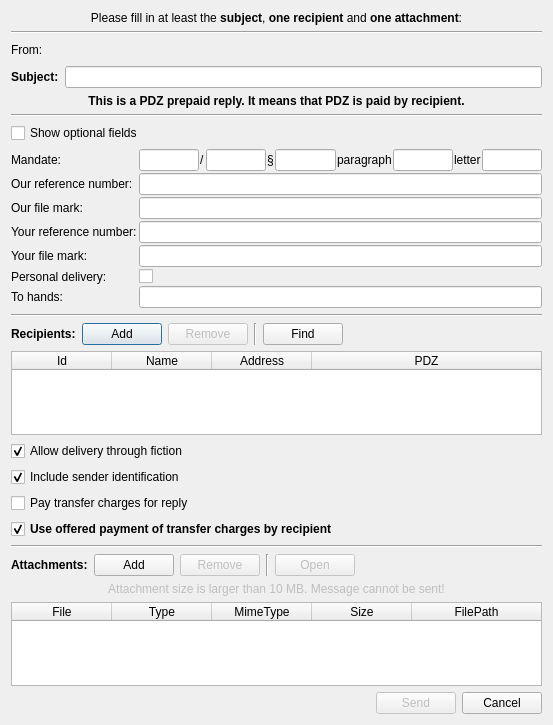
<?xml version="1.0" encoding="UTF-8"?>
<ui version="4.0">
 <class>SendMessage</class>
 <widget class="QDialog" name="SendMessage">
  <property name="geometry">
   <rect>
    <x>0</x>
    <y>0</y>
    <width>553</width>
    <height>725</height>
   </rect>
  </property>
  <property name="font">
   <font>
    <weight>50</weight>
    <bold>false</bold>
   </font>
  </property>
  <property name="windowTitle">
   <string>Create and send message</string>
  </property>
  <property name="windowIcon">
   <iconset resource="../../../res/resources.qrc">
    <normaloff>:/icons/48x48/datovka-message-reply.png</normaloff>:/icons/48x48/datovka-message-reply.png</iconset>
  </property>
  <layout class="QVBoxLayout" name="verticalLayout">
   <item>
    <widget class="QLabel" name="infoText">
     <property name="font">
      <font>
       <weight>50</weight>
       <bold>false</bold>
      </font>
     </property>
     <property name="layoutDirection">
      <enum>Qt::LeftToRight</enum>
     </property>
     <property name="text">
      <string>Please fill in at least the &lt;b&gt;subject&lt;/b&gt;, &lt;b&gt;one recipient&lt;/b&gt; and &lt;b&gt;one attachment&lt;/b&gt;:</string>
     </property>
     <property name="alignment">
      <set>Qt::AlignCenter</set>
     </property>
    </widget>
   </item>
   <item>
    <widget class="Line" name="line_4">
     <property name="orientation">
      <enum>Qt::Horizontal</enum>
     </property>
    </widget>
   </item>
   <item>
    <layout class="QHBoxLayout" name="horizontalLayout_1">
     <item>
      <widget class="QLabel" name="fromLabel">
       <property name="font">
        <font>
         <weight>50</weight>
         <bold>false</bold>
        </font>
       </property>
       <property name="text">
        <string>From:</string>
       </property>
      </widget>
     </item>
     <item>
      <widget class="QLabel" name="fromUser">
       <property name="text">
        <string/>
       </property>
      </widget>
     </item>
     <item>
      <spacer name="horizontalSpacer_2">
       <property name="orientation">
        <enum>Qt::Horizontal</enum>
       </property>
       <property name="sizeHint" stdset="0">
        <size>
         <width>40</width>
         <height>20</height>
        </size>
       </property>
      </spacer>
     </item>
    </layout>
   </item>
   <item>
    <layout class="QHBoxLayout" name="horizontalLayout_2">
     <item>
      <widget class="QLabel" name="subjectLabel">
       <property name="font">
        <font>
         <weight>75</weight>
         <bold>true</bold>
        </font>
       </property>
       <property name="text">
        <string>Subject:</string>
       </property>
      </widget>
     </item>
     <item>
      <widget class="QLineEdit" name="subjectText">
       <property name="font">
        <font>
         <weight>50</weight>
         <bold>false</bold>
        </font>
       </property>
       <property name="toolTip">
        <string>Enter subject of the message</string>
       </property>
      </widget>
     </item>
    </layout>
   </item>
   <item>
    <widget class="QLabel" name="replyLabel">
     <property name="enabled">
      <bool>true</bool>
     </property>
     <property name="font">
      <font>
       <weight>75</weight>
       <bold>true</bold>
      </font>
     </property>
     <property name="text">
      <string>This is a PDZ prepaid reply. It means that PDZ is paid by recipient.</string>
     </property>
     <property name="alignment">
      <set>Qt::AlignCenter</set>
     </property>
    </widget>
   </item>
   <item>
    <widget class="Line" name="line_5">
     <property name="orientation">
      <enum>Qt::Horizontal</enum>
     </property>
    </widget>
   </item>
   <item>
    <widget class="QCheckBox" name="optionalFieldCheckBox">
     <property name="text">
      <string>Show optional fields</string>
     </property>
    </widget>
   </item>
   <item>
    <widget class="QWidget" name="OptionalWidget" native="true">
     <property name="enabled">
      <bool>true</bool>
     </property>
     <layout class="QFormLayout" name="formLayout">
      <property name="horizontalSpacing">
       <number>2</number>
      </property>
      <property name="verticalSpacing">
       <number>2</number>
      </property>
      <property name="leftMargin">
       <number>0</number>
      </property>
      <property name="topMargin">
       <number>0</number>
      </property>
      <property name="rightMargin">
       <number>0</number>
      </property>
      <property name="bottomMargin">
       <number>0</number>
      </property>
      <item row="0" column="0">
       <widget class="QLabel" name="label">
        <property name="text">
         <string>Mandate:</string>
        </property>
       </widget>
      </item>
      <item row="0" column="1">
       <layout class="QHBoxLayout" name="horizontalLayout_6">
        <property name="spacing">
         <number>1</number>
        </property>
        <item>
         <widget class="QLineEdit" name="dmLegalTitleLaw"/>
        </item>
        <item>
         <widget class="QLabel" name="label_2">
          <property name="text">
           <string>/</string>
          </property>
         </widget>
        </item>
        <item>
         <widget class="QLineEdit" name="dmLegalTitleYear"/>
        </item>
        <item>
         <widget class="QLabel" name="label_3">
          <property name="text">
           <string>§</string>
          </property>
         </widget>
        </item>
        <item>
         <widget class="QLineEdit" name="dmLegalTitleSect"/>
        </item>
        <item>
         <widget class="QLabel" name="label_4">
          <property name="text">
           <string>paragraph</string>
          </property>
         </widget>
        </item>
        <item>
         <widget class="QLineEdit" name="dmLegalTitlePar"/>
        </item>
        <item>
         <widget class="QLabel" name="label_5">
          <property name="text">
           <string>letter</string>
          </property>
         </widget>
        </item>
        <item>
         <widget class="QLineEdit" name="dmLegalTitlePoint"/>
        </item>
       </layout>
      </item>
      <item row="1" column="0">
       <widget class="QLabel" name="labeldmRecipientRefNumber">
        <property name="text">
         <string>Our reference number:</string>
        </property>
       </widget>
      </item>
      <item row="1" column="1">
       <widget class="QLineEdit" name="dmRecipientRefNumber"/>
      </item>
      <item row="2" column="0">
       <widget class="QLabel" name="label_7">
        <property name="text">
         <string>Our file mark:</string>
        </property>
       </widget>
      </item>
      <item row="2" column="1">
       <widget class="QLineEdit" name="dmRecipientIdent"/>
      </item>
      <item row="3" column="0">
       <widget class="QLabel" name="labeldmSenderRefNumber">
        <property name="text">
         <string>Your reference number:</string>
        </property>
       </widget>
      </item>
      <item row="3" column="1">
       <widget class="QLineEdit" name="dmSenderRefNumber"/>
      </item>
      <item row="4" column="0">
       <widget class="QLabel" name="label_9">
        <property name="text">
         <string>Your file mark:</string>
        </property>
       </widget>
      </item>
      <item row="4" column="1">
       <widget class="QLineEdit" name="dmSenderIdent"/>
      </item>
      <item row="5" column="0">
       <widget class="QLabel" name="label_10">
        <property name="text">
         <string>Personal delivery:</string>
        </property>
       </widget>
      </item>
      <item row="5" column="1">
       <widget class="QCheckBox" name="dmPersonalDelivery">
        <property name="text">
         <string/>
        </property>
       </widget>
      </item>
      <item row="6" column="0">
       <widget class="QLabel" name="label_11">
        <property name="text">
         <string>To hands:</string>
        </property>
       </widget>
      </item>
      <item row="6" column="1">
       <widget class="QLineEdit" name="dmToHands"/>
      </item>
     </layout>
    </widget>
   </item>
   <item>
    <widget class="Line" name="line_2">
     <property name="orientation">
      <enum>Qt::Horizontal</enum>
     </property>
    </widget>
   </item>
   <item>
    <layout class="QHBoxLayout" name="horizontalLayout_3">
     <item>
      <widget class="QLabel" name="recipientLabel">
       <property name="font">
        <font>
         <weight>75</weight>
         <bold>true</bold>
        </font>
       </property>
       <property name="text">
        <string>Recipients:</string>
       </property>
      </widget>
     </item>
     <item>
      <widget class="QPushButton" name="addRecipient">
       <property name="font">
        <font>
         <weight>50</weight>
         <bold>false</bold>
        </font>
       </property>
       <property name="toolTip">
        <string>Add a recipient to the current message</string>
       </property>
       <property name="text">
        <string>Add</string>
       </property>
       <property name="icon">
        <iconset resource="../../../res/resources.qrc">
         <normaloff>:/icons/3party/plus_16.png</normaloff>:/icons/3party/plus_16.png</iconset>
       </property>
      </widget>
     </item>
     <item>
      <widget class="QPushButton" name="removeRecipient">
       <property name="enabled">
        <bool>false</bool>
       </property>
       <property name="font">
        <font>
         <weight>50</weight>
         <bold>false</bold>
        </font>
       </property>
       <property name="toolTip">
        <string>Remove selected recipient from the list</string>
       </property>
       <property name="text">
        <string>Remove</string>
       </property>
       <property name="icon">
        <iconset resource="../../../res/resources.qrc">
         <normaloff>:/icons/3party/delete_16.png</normaloff>:/icons/3party/delete_16.png</iconset>
       </property>
      </widget>
     </item>
     <item>
      <widget class="Line" name="line">
       <property name="orientation">
        <enum>Qt::Vertical</enum>
       </property>
      </widget>
     </item>
     <item>
      <widget class="QPushButton" name="findRecipient">
       <property name="enabled">
        <bool>true</bool>
       </property>
       <property name="toolTip">
        <string>Add recipient from contacts selected from existing messages</string>
       </property>
       <property name="text">
        <string>Find</string>
       </property>
       <property name="icon">
        <iconset resource="../../../res/resources.qrc">
         <normaloff>:/icons/3party/search_16.png</normaloff>:/icons/3party/search_16.png</iconset>
       </property>
      </widget>
     </item>
     <item>
      <spacer name="recipienthorizontalSpacer">
       <property name="orientation">
        <enum>Qt::Horizontal</enum>
       </property>
       <property name="sizeHint" stdset="0">
        <size>
         <width>40</width>
         <height>20</height>
        </size>
       </property>
      </spacer>
     </item>
    </layout>
   </item>
   <item>
    <widget class="QTableWidget" name="recipientTableWidget">
     <property name="selectionBehavior">
      <enum>QAbstractItemView::SelectRows</enum>
     </property>
     <property name="showGrid">
      <bool>false</bool>
     </property>
     <property name="sortingEnabled">
      <bool>true</bool>
     </property>
     <attribute name="horizontalHeaderHighlightSections">
      <bool>false</bool>
     </attribute>
     <attribute name="horizontalHeaderMinimumSectionSize">
      <number>1</number>
     </attribute>
     <attribute name="horizontalHeaderShowSortIndicator" stdset="0">
      <bool>true</bool>
     </attribute>
     <attribute name="horizontalHeaderStretchLastSection">
      <bool>true</bool>
     </attribute>
     <attribute name="verticalHeaderVisible">
      <bool>false</bool>
     </attribute>
     <attribute name="verticalHeaderDefaultSectionSize">
      <number>18</number>
     </attribute>
     <attribute name="verticalHeaderHighlightSections">
      <bool>false</bool>
     </attribute>
     <attribute name="verticalHeaderMinimumSectionSize">
      <number>18</number>
     </attribute>
     <column>
      <property name="text">
       <string>Id</string>
      </property>
      <property name="toolTip">
       <string>Databox ID</string>
      </property>
     </column>
     <column>
      <property name="text">
       <string>Name</string>
      </property>
      <property name="toolTip">
       <string>Full name of recipient
or name of organization</string>
      </property>
     </column>
     <column>
      <property name="text">
       <string>Address</string>
      </property>
      <property name="toolTip">
       <string>Address of recipient</string>
      </property>
     </column>
     <column>
      <property name="text">
       <string>PDZ</string>
      </property>
      <property name="toolTip">
       <string>The message for recipient will be
sent as Poštovní Datová Zpráva</string>
      </property>
     </column>
    </widget>
   </item>
   <item>
    <widget class="QCheckBox" name="dmAllowSubstDelivery">
     <property name="toolTip">
      <string>Even if recipient did not read this message,
message is considered as delivered after 
(currently) 10 days. This is delivery through fiction.</string>
     </property>
     <property name="text">
      <string>Allow delivery through fiction</string>
     </property>
     <property name="checked">
      <bool>true</bool>
     </property>
    </widget>
   </item>
   <item>
    <widget class="QCheckBox" name="dmPublishOwnID">
     <property name="font">
      <font>
       <weight>50</weight>
       <bold>false</bold>
      </font>
     </property>
     <property name="text">
      <string>Include sender identification</string>
     </property>
     <property name="checked">
      <bool>true</bool>
     </property>
    </widget>
   </item>
   <item>
    <widget class="QCheckBox" name="payReply">
     <property name="enabled">
      <bool>true</bool>
     </property>
     <property name="font">
      <font>
       <weight>50</weight>
       <bold>false</bold>
      </font>
     </property>
     <property name="text">
      <string>Pay transfer charges for reply</string>
     </property>
    </widget>
   </item>
   <item>
    <widget class="QCheckBox" name="payRecipient">
     <property name="enabled">
      <bool>true</bool>
     </property>
     <property name="font">
      <font>
       <weight>75</weight>
       <bold>true</bold>
      </font>
     </property>
     <property name="toolTip">
      <string>Use offered payment of transfer charges by recipient</string>
     </property>
     <property name="text">
      <string>Use offered payment of transfer charges by recipient</string>
     </property>
     <property name="checked">
      <bool>true</bool>
     </property>
    </widget>
   </item>
   <item>
    <widget class="Line" name="line_0">
     <property name="orientation">
      <enum>Qt::Horizontal</enum>
     </property>
    </widget>
   </item>
   <item>
    <layout class="QHBoxLayout" name="horizontalLayout_4">
     <item>
      <widget class="QLabel" name="attachmentLabel">
       <property name="font">
        <font>
         <weight>75</weight>
         <bold>true</bold>
        </font>
       </property>
       <property name="text">
        <string>Attachments:</string>
       </property>
      </widget>
     </item>
     <item>
      <widget class="QPushButton" name="addAttachment">
       <property name="font">
        <font>
         <weight>50</weight>
         <bold>false</bold>
        </font>
       </property>
       <property name="toolTip">
        <string>Add a new file to the attachments</string>
       </property>
       <property name="text">
        <string>Add</string>
       </property>
       <property name="icon">
        <iconset resource="../../../res/resources.qrc">
         <normaloff>:/icons/3party/plus_16.png</normaloff>:/icons/3party/plus_16.png</iconset>
       </property>
      </widget>
     </item>
     <item>
      <widget class="QPushButton" name="removeAttachment">
       <property name="enabled">
        <bool>false</bool>
       </property>
       <property name="font">
        <font>
         <weight>50</weight>
         <bold>false</bold>
        </font>
       </property>
       <property name="toolTip">
        <string>Remove the selected file from attachments</string>
       </property>
       <property name="text">
        <string>Remove</string>
       </property>
       <property name="icon">
        <iconset resource="../../../res/resources.qrc">
         <normaloff>:/icons/3party/delete_16.png</normaloff>:/icons/3party/delete_16.png</iconset>
       </property>
      </widget>
     </item>
     <item>
      <widget class="Line" name="line_3">
       <property name="orientation">
        <enum>Qt::Vertical</enum>
       </property>
      </widget>
     </item>
     <item>
      <widget class="QPushButton" name="openAttachment">
       <property name="enabled">
        <bool>false</bool>
       </property>
       <property name="font">
        <font>
         <weight>50</weight>
         <bold>false</bold>
        </font>
       </property>
       <property name="toolTip">
        <string>Open selected file in associated application</string>
       </property>
       <property name="text">
        <string>Open</string>
       </property>
       <property name="icon">
        <iconset resource="../../../res/resources.qrc">
         <normaloff>:/icons/3party/folder_16.png</normaloff>:/icons/3party/folder_16.png</iconset>
       </property>
      </widget>
     </item>
     <item>
      <spacer name="attachhorizontalSpacer_3">
       <property name="orientation">
        <enum>Qt::Horizontal</enum>
       </property>
       <property name="sizeHint" stdset="0">
        <size>
         <width>40</width>
         <height>20</height>
        </size>
       </property>
      </spacer>
     </item>
    </layout>
   </item>
   <item>
    <widget class="QLabel" name="attachmentWarning">
     <property name="enabled">
      <bool>false</bool>
     </property>
     <property name="font">
      <font>
       <weight>50</weight>
       <bold>false</bold>
      </font>
     </property>
     <property name="text">
      <string>Attachment size is larger than 10 MB. Message cannot be sent!</string>
     </property>
     <property name="alignment">
      <set>Qt::AlignCenter</set>
     </property>
    </widget>
   </item>
   <item>
    <widget class="QTableWidget" name="attachmentTableWidget">
     <property name="selectionBehavior">
      <enum>QAbstractItemView::SelectRows</enum>
     </property>
     <property name="showGrid">
      <bool>false</bool>
     </property>
     <property name="sortingEnabled">
      <bool>true</bool>
     </property>
     <attribute name="horizontalHeaderHighlightSections">
      <bool>false</bool>
     </attribute>
     <attribute name="horizontalHeaderMinimumSectionSize">
      <number>1</number>
     </attribute>
     <attribute name="horizontalHeaderShowSortIndicator" stdset="0">
      <bool>true</bool>
     </attribute>
     <attribute name="horizontalHeaderStretchLastSection">
      <bool>true</bool>
     </attribute>
     <attribute name="verticalHeaderVisible">
      <bool>false</bool>
     </attribute>
     <attribute name="verticalHeaderDefaultSectionSize">
      <number>18</number>
     </attribute>
     <attribute name="verticalHeaderHighlightSections">
      <bool>false</bool>
     </attribute>
     <attribute name="verticalHeaderMinimumSectionSize">
      <number>18</number>
     </attribute>
     <column>
      <property name="text">
       <string>File</string>
      </property>
      <property name="toolTip">
       <string>File name</string>
      </property>
     </column>
     <column>
      <property name="text">
       <string>Type</string>
      </property>
     </column>
     <column>
      <property name="text">
       <string>MimeType</string>
      </property>
      <property name="toolTip">
       <string>MIME type of file</string>
      </property>
     </column>
     <column>
      <property name="text">
       <string>Size</string>
      </property>
      <property name="toolTip">
       <string>Size of file in bytes</string>
      </property>
     </column>
     <column>
      <property name="text">
       <string>FilePath</string>
      </property>
      <property name="toolTip">
       <string>Absolute path of file</string>
      </property>
     </column>
    </widget>
   </item>
   <item>
    <layout class="QHBoxLayout" name="horizontalLayout_5">
     <item>
      <spacer name="horizontalSpacer">
       <property name="orientation">
        <enum>Qt::Horizontal</enum>
       </property>
       <property name="sizeHint" stdset="0">
        <size>
         <width>40</width>
         <height>20</height>
        </size>
       </property>
      </spacer>
     </item>
     <item>
      <widget class="QPushButton" name="sendButton">
       <property name="enabled">
        <bool>false</bool>
       </property>
       <property name="font">
        <font>
         <weight>50</weight>
         <bold>false</bold>
        </font>
       </property>
       <property name="toolTip">
        <string>Send message</string>
       </property>
       <property name="text">
        <string>Send</string>
       </property>
      </widget>
     </item>
     <item>
      <widget class="QPushButton" name="cancelButton">
       <property name="font">
        <font>
         <weight>50</weight>
         <bold>false</bold>
        </font>
       </property>
       <property name="text">
        <string>Cancel</string>
       </property>
      </widget>
     </item>
    </layout>
   </item>
  </layout>
 </widget>
 <resources>
  <include location="../../../res/resources.qrc"/>
 </resources>
 <connections/>
</ui>
